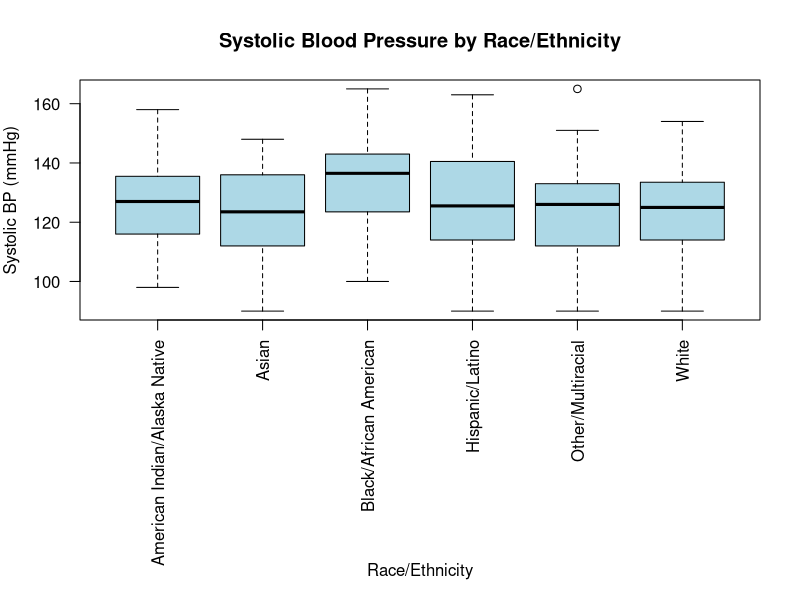
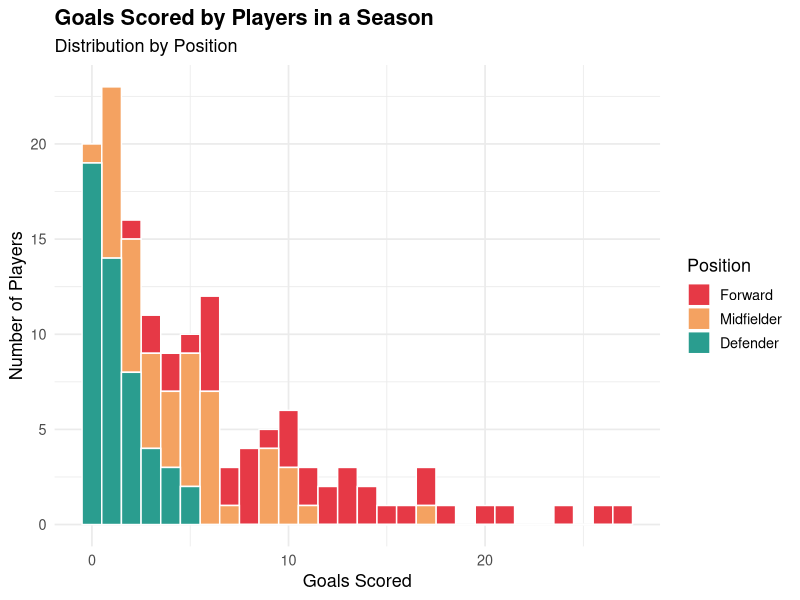
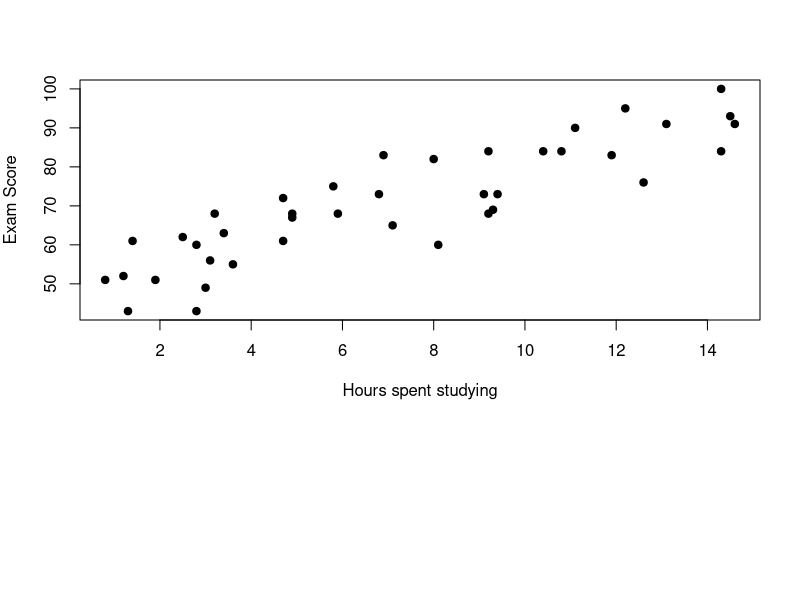
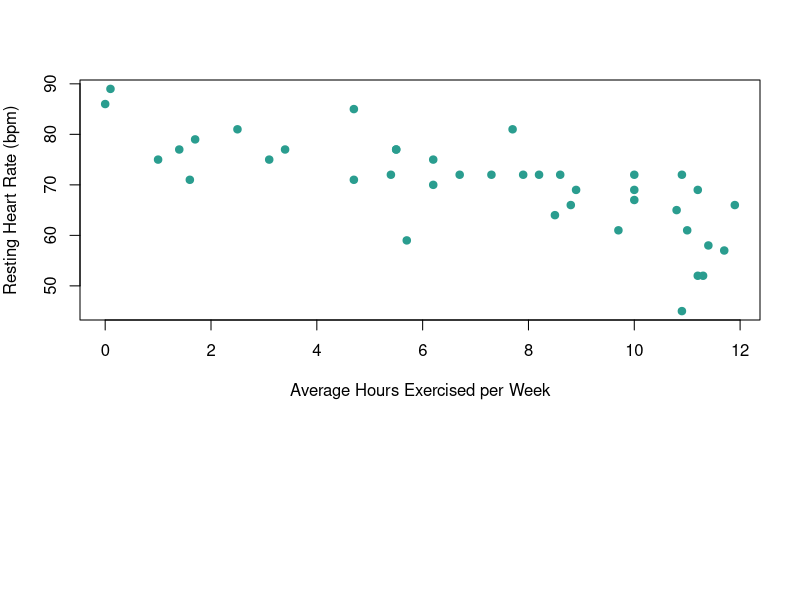

Here is the R script that generated these plots, in order:
## ---- chunk 1
#| label: fig-sbp
#| fig-cap: "Side-by-side histogram of systolic BP."
#| echo: false
#| fig-width: 6
#| fig-height: 8

# Read the data
df <- read.csv("datasets/race_systolic_bp.csv")

# Make sure race_ethnicity is treated as a factor
df$race_ethnicity <- as.factor(df$race_ethnicity)

par(mar = c(14, 4, 4, 2))  # bottom, left, top, right

boxplot(systolic_bp_mmHg ~ race_ethnicity, data = df,
        main = "Systolic Blood Pressure by Race/Ethnicity",
        ylab = "Systolic BP (mmHg)",
        col = "lightblue",
        las = 2,
        xlab = "")  

mtext("Race/Ethnicity", side = 1, line = 12)
## ---- chunk 2
#| label: fig-stackedhist
#| fig-cap: "Stacked histogram of goals scored by different positions."
#| echo: false
#| fig-width: 6

library(ggplot2)

set.seed(42)

positions <- c("Forward", "Midfielder", "Defender")

n_forwards    <- 40
n_midfielders <- 50
n_defenders   <- 50

data <- rbind(
  data.frame(
    position = "Forward",
    goals = round(rgamma(n_forwards, shape = 3, scale = 4))
  ),
  data.frame(
    position = "Midfielder",
    goals = round(rgamma(n_midfielders, shape = 1.5, scale = 3))
  ),
  data.frame(
    position = "Defender",
    goals = round(rgamma(n_defenders, shape = 1, scale = 1.5))
  )
)

data$position <- factor(data$position, levels = positions)

ggplot(data, aes(x = goals, fill = position)) +
  geom_histogram(binwidth = 1, position = "stack", color = "white", boundary = -0.5) +
  scale_fill_manual(values = c(
    "Forward"    = "#E63946",
    "Midfielder" = "#F4A261",
    "Defender"   = "#2A9D8F"
  )) +
  labs(
    title = "Goals Scored by Players in a Season",
    subtitle = "Distribution by Position",
    x = "Goals Scored",
    y = "Number of Players",
    fill = "Position"
  ) +
  theme_minimal(base_size = 13) +
  theme(
    plot.title = element_text(face = "bold"),
    legend.position = "right"
  )
## ---- chunk 3
#| label: fig-scatter
#| fig-cap: "Scatter plot of time spent studying and exam scores."
#| echo: false
#| fig-width: 6

df <- read.csv("datasets/student_study_scores.csv")

plot(df$study_hours,df$exam_score,
    xlab="Hours spent studying",
    ylab="Exam Score",
    pch=19)
## ---- chunk 4
#| label: fig-scatter2
#| fig-cap: "Scatter plot of weekly exercise hours and resting heart rate."
#| echo: false
#| fig-width: 6

set.seed(42)

n <- 40

# Simulate weekly exercise hours (0 to 12 hours)
exercise_hours <- round(runif(n, 0, 12), 1)

# Resting heart rate negatively correlated with exercise, plus noise
resting_hr <- round(85 - exercise_hours * 2 + rnorm(n, 0, 6))
resting_hr <- pmin(pmax(resting_hr, 45), 100)  

# Scatter plot
plot(exercise_hours, resting_hr,
     xlab = "Average Hours Exercised per Week",
     ylab = "Resting Heart Rate (bpm)",
     pch = 19,
     col = "#2A9D8F")
